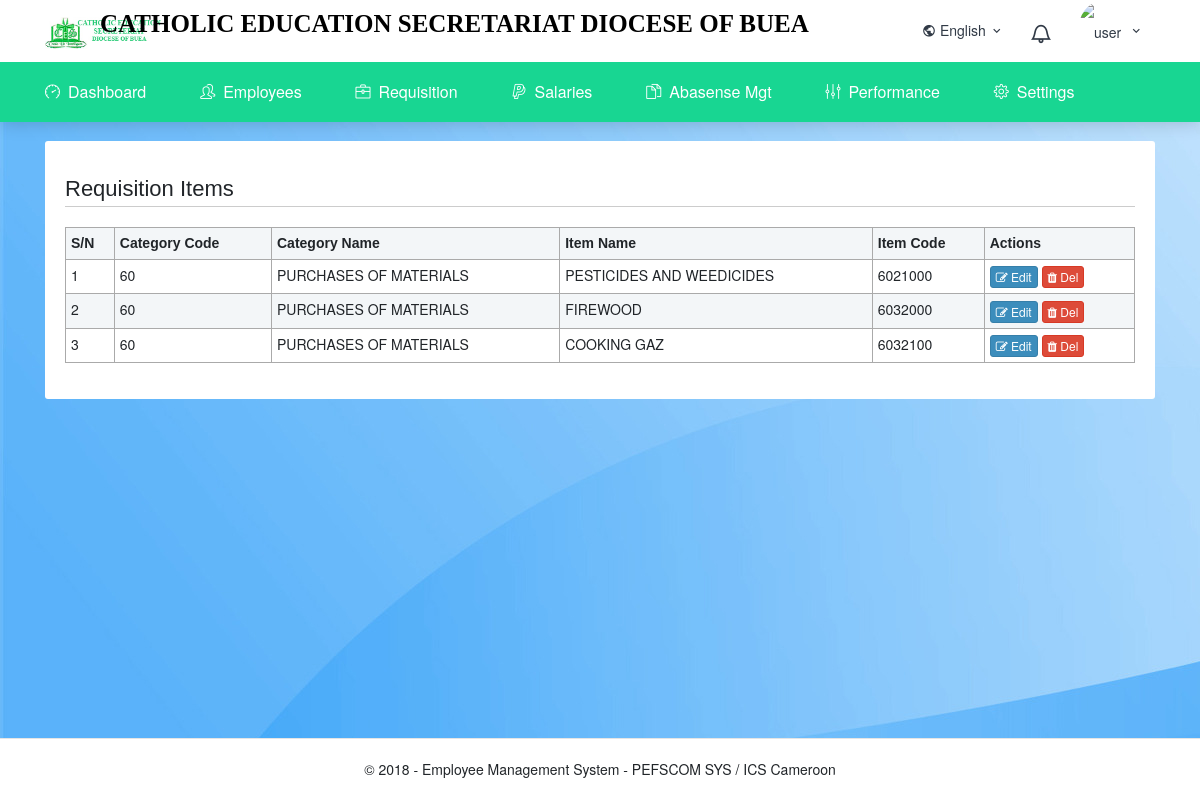
/admin/manage_req_items.php, run on an earlier commit of the app's database.
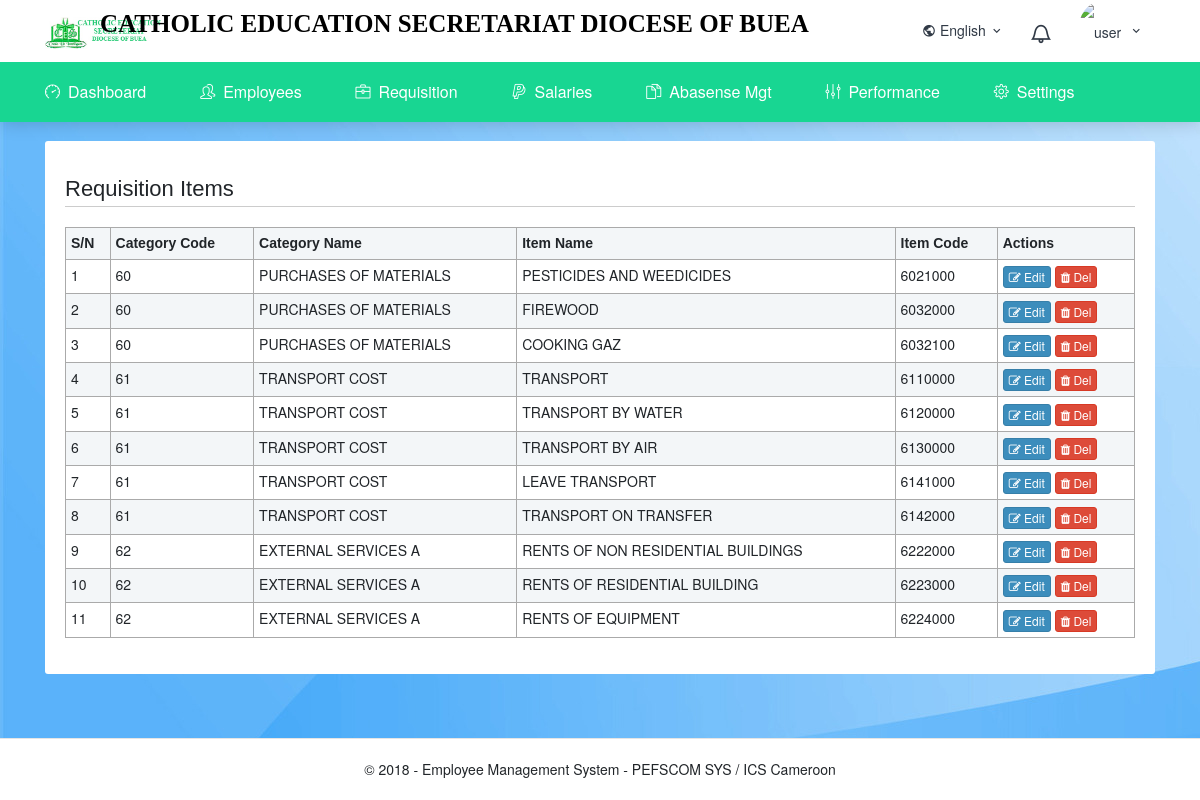
And on a later commit of the database.
### tables this page shows
CREATE TABLE `req_items` (
  `id` int(100) NOT NULL,
  `category_code` varchar(100) NOT NULL,
  `item_name` varchar(200) NOT NULL,
  `item_code` varchar(100) NOT NULL
);

CREATE TABLE `req_categories` (
  `id` int(20) NOT NULL,
  `category_name` varchar(50) NOT NULL,
  `category_code` varchar(50) NOT NULL
);

### admin/manage_req_items.php (the view, shortened to what this page needs)
<?php
$db = new dbc();
$dbc = $db->get_instance();
function getCategory($id)
{
    global $dbc;
    $query = "SELECT `category_name` FROM `req_categories`
            WHERE `category_code` = '$id' ";
    $result = mysqli_query($dbc, $query);
    list($name) = mysqli_fetch_array($result);
    return $name;
}
include_once 'includes/head.php';
 ?>
 <?php
include_once 'includes/top_bar.php';
include_once 'includes/navigation.php';
  ?>
  <br>
  <div class="wrapper">
      <div class="container-fluid">
          <div class="row">
              <div class="col-md-12">
                  <div class="card-box">
                      <h2 class="page-header">
                          Requisition Items
                      </h2>
                      <div class="row">
                          <div class="col-md-12">
                              <div class="table responsive">
                                  <table class="table table-hover table-bordered table-striped">
                                      <tr>
                                          <th>S/N</th>
                                          <th>Category Code</th>
                                          <th>Category Name</th>
                                          <th>Item Name </th>
                                          <th>Item  Code</th>
                                          <th>Actions</th>
                                      </tr>
                                      <?php
                                      $count = 1;
                                      $query = "SELECT * FROM `req_items`  ";
                                      $result = mysqli_query($dbc, $query)
                                        or die("Error");
                                        if(mysqli_num_rows($result) == 0)
                                        {
                                            ?>
                                        <tr>
                                            <td colspan="7" class="text-center">
                                                <strong class="text-primary">No Items yet</strong>
                                            </td>
                                        </tr>
                                            <?php
                                        }
                                        else
                                        {
                                            while($row = mysqli_fetch_array($result))
                                            {
                                                ?>
                                            <tr>
                                                <td><?php echo $count++; ?></td>
                                                <td><?php echo $row['category_code']; ?></td>
                                                <td><?php echo getCategory($row['category_code']); ?></td>
                                                <td><?php echo $row['item_name']; ?></td>
                                                <td><?php echo $row['item_code']; ?></td>
                                                <td>
                                                    <a href="edit_req_item.php?id=<?php echo $row['id']; ?>" class="btn btn-xs btn-primary"
                                                        title="Edit">
                                                        <i class="fa fa-edit"></i>
                                                        Edit
                                                    </a>
                                                    <a href="#" class="btn btn-xs btn-danger delete"
                                                        data-id1="<?php echo $row['id']; ?>">
                                                        <i class="fa fa-trash"></i>
                                                        Del
                                                    </a>
                                                </td>
                                            </tr>
                                                <?php
                                            }
                                        }
                                       ?>
                                  </table>
                              </div>
                          </div>
                      </div>
                  </div>
              </div>
          </div>
      </div>
  </div>
  <?php
include_once 'includes/footer.php';
   ?>
 <?php
include_once 'includes/end.php';
  ?>

What changed in the data, as far as the page shows it:
added req_items: category_code "61", category_code.category_name "TRANSPORT COST", item_name "TRANSPORT", item_code "6110000"
added req_items: category_code "61", category_code.category_name "TRANSPORT COST", item_name "TRANSPORT BY WATER", item_code "6120000"
added req_items: category_code "61", category_code.category_name "TRANSPORT COST", item_name "TRANSPORT BY AIR", item_code "6130000"
added req_items: category_code "61", category_code.category_name "TRANSPORT COST", item_name "LEAVE TRANSPORT", item_code "6141000"
added req_items: category_code "61", category_code.category_name "TRANSPORT COST", item_name "TRANSPORT ON TRANSFER", item_code "6142000"
added req_items: category_code "62", category_code.category_name "EXTERNAL SERVICES A", item_name "RENTS OF NON RESIDENTIAL BUILDINGS", item_code "6222000"
added req_items: category_code "62", category_code.category_name "EXTERNAL SERVICES A", item_name "RENTS OF RESIDENTIAL BUILDING", item_code "6223000"
added req_items: category_code "62", category_code.category_name "EXTERNAL SERVICES A", item_name "RENTS OF EQUIPMENT", item_code "6224000"
